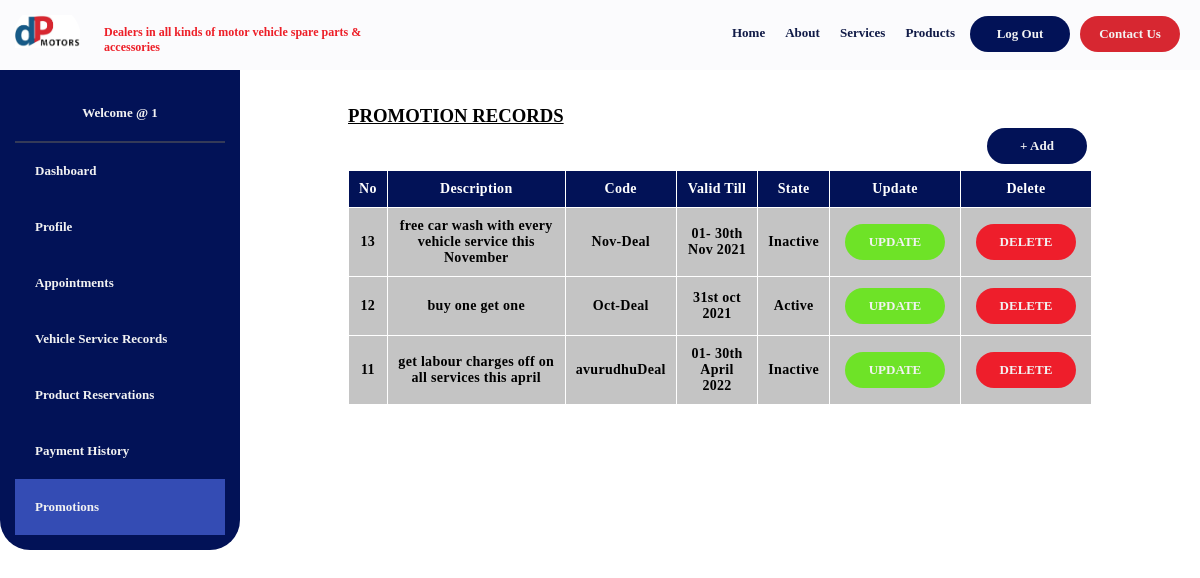
/UI/promotion/readPromotion.php (signed in), run on the app's committed database.
### tables this page shows
CREATE TABLE IF NOT EXISTS `promotions` (
  `promoNo` int(10) NOT NULL AUTO_INCREMENT,
  `descrip` varchar(255) NOT NULL,
  `code` varchar(255) NOT NULL,
  `validtill` text NOT NULL,
  `promoState` varchar(255) NOT NULL,
  PRIMARY KEY (`promoNo`)
);

### classes/DB.php (called while the page is built)
<?php
class DB
{
  private static $_server = "localhost";
  private static $_dbname = "2102db";
  private static $_username = "root";
  private static $_password = "";
  public static function connection()
  {
    $conn = null;
    if ($conn == null) {
      try {
        $conn = new PDO(
          'mysql:host=' . self::$_server . ';dbname=' . self::$_dbname,
          self::$_username,
          self::$_password
        );
        $conn->setAttribute(PDO::ATTR_ERRMODE, PDO::ERRMODE_EXCEPTION);
      } catch (PDOException $e) {
        echo 'PDO Error: ' . $e->getMessage();
      }
    }
    return $conn;
  }
}

### classes/promotions.php (called while the page is built, shortened)
<?php
class Promotions
{
  protected $_db;
  public function __construct(PDO $db = null)
  {
    $this->_db = $db;
  }
  public function getPromotions()
  {
    $promotions = [];
    $stmt = $this->_db->prepare('SELECT * FROM promotions');
    $stmt->execute();
    if ($stmt->rowCount() > 0) {
      $promotions = $stmt->fetchAll(PDO::FETCH_ASSOC);
    }
    return $promotions;
  }
}

### UI/promotion/readPromotion.php (the view, shortened to what this page needs)
<?php
if(isset($_SESSION['employeeid']))
{
    $employeeid =  $_SESSION['employeeid'];
}else{
    header("location: ../UI/Auth-UI/customerLogin.php?error=unscuccessful-attempt-managerDashboard");
}
?>
<?php
include "../../classes/DB.php";
include "../../classes/promotions.php";
$_promo = new Promotions(DB::connection());
$promo_list = $_promo->getPromotions();
?>
<!DOCTYPE HTML>
<html lang="en">
<head>
    <link rel="stylesheet" href="../../css/main.css">
</head>
<body>
<div class="row r1">
        <div class="col-13">
            <img src="../../images/logo.png" class="navLogo">
        </div>
        <div class="col-nav">
            <h4 class="navSlogan">Dealers in all kinds of motor vehicle spare parts & accessories</h4>
        </div>
        <div class="col-14 navbar">
            <a href="../Auth-UI/index.php#home">Home</a>
            <a href="../Auth-UI/index.php#about">About</a>
            <a href="../Auth-UI/index.php#services">Services</a>
            <a href="../customer gerneral/productsCatalogue.html">Products</a>
            <form action="../../includes/logout-inc.php">
                <button class="navButton"> Log Out </button>
            </form>
            <form action="../Auth-UI/index.php#contact">
                <button class="navButton contact"> Contact Us </button>
            </form>
        </div>
    </div>
    <div class="row r3">
        <div class="col-15 sideNav">
            <p> Welcome @ <?php echo  $employeeid ?></p> <hr>
            <a href="../dashboards/managerDash.php" > Dashboard </a>
                                    <a href="../profiles/managerViewProfile.php"> Profile </a>
                                    <a href="../appointments/readAppointments.php" > Appointments </a>
                                    <a href="../Cashier service records/managerViewServiceRecords.php"> Vehicle Service Records </a>
                                    <a href="../Cashier product reservation/managerViewProductResrvation.php"> Product Reservations </a>
                                    <a href="../Cashier View Bill History/ManagerViewAllBills.php"> Payment History </a>
                                    <a href="../promotion/readPromotion.php" class="active"> Promotions </a>
        </div>
        <div class="col-16 content">
            <div style="overflow-x:auto;">
                <div class="th-table-container1">
                    <h3><U>PROMOTION RECORDS</U></h3>
                <table class="th-user-table">
                    <thead>
                    <tr>
                      <th>No</th>
                      <th>Description</th>
                      <th>Code</th>
                      <th>Valid Till</th>
                      <th>State</th>
                      <th>Update</th>
                      <th>Delete</th>
                    </tr>
                    </thead>
                    <tbody>
                    <?php
                    foreach ($promo_list as $key => $value) {
                        ?>
                        <tr>
                            <td> <?php echo $value['promoNo'] ?> </td>
                            <td><?php echo $value['descrip'] ?> </td>
                            <td><?php echo $value['code'] ?> </td>
                            <td><?php echo $value['validtill'] ?> </td>
                            <td><?php echo $value['promoState'] ?> </td>
                            <td><button class="navButton" style=" background-color: #6EE327;" onclick="document.location='updatePromotion.php'">UPDATE</button></td>
                            <td><button class="navButton" style=" background-color: #EE1E2B;" onclick="document.location='deletePromotion.php'"></a>DELETE</button></td>
                        </tr>
                    <?php } ?>
                        <div class="th-add-new-button">
                            <button class="navButton" onclick="document.location='createPromotion.php'" ><b> + Add</b></a></button>
                        </div>
                      </tbody>
                  </table>
            </div>
</body>
</html>

### css/responsive.css (style rules this page uses)
* { margin:0; padding:0; font-family: 'Tahoma'; font-weight:bold; box-sizing:border-box; }
[class*="col-"] { float: left; padding: 15px; border: 0px solid red; }
.row::after { content: ""; clear: both; display: table; }
.col-13 { width: 7%; }
.col-14 { width: 68%; }
.col-15 { width: 20%; }
.col-16 { width: 80%; }
.col-nav { width: 25%; }
.navLogo { height: auto; width: 65px; z-index: -1; }
.navSlogan { padding-top: 10px; padding-left: 5px; color:#ED1F28; font-size: 12px; }
.r1 { background-color: #FBFBFD; }
.navbar { text-align: center; display: flex; justify-content: end; }
.navbar a { overflow: hidden; color: #111B47; padding: 10px 10px; text-decoration: none; font-size: 13px; }
button { border-radius:25px; }
.navButton { border: none; background-color:#021257; width: 100px; padding: 10px 10px; transition-duration:0.4s; cursor: pointer; margin: 1px 5px; text-align: center; text-decoration: none; color:#F2F2F2; font-size: 13px; font-weight: bold; }
.contact { background-color: #D72731; }
.sideNav { border-radius: 0px 0px 30px 30px; background-color: #021257; transition: 0.5s; overflow: hidden; }
.sideNav a, .sideNav p { padding: 20px; text-decoration: none; font-size:13px; color: #F2F2F2; display: block; }
.sideNav p { text-align: center; }
.sideNav a.active { background-color:#344CB4; }
.sideNav hr { border: 0.4px solid #343a58; }

### css/employee-supplier.css (style rules this page uses)
.th-table-container1 { padding:0 10%; margin:20px auto 0; font-family: sans-serif; }
.th-add-new-button { margin-bottom: 5px; float: right; }
.th-user-table { width:100%; border:0px; border-collapse: collapse; }
.th-user-table thead { background-color: #021257; color:#ffffff; }
.th-user-table thead tr th { padding:10px; letter-spacing: 0.30px; font-size: 14px; font-weight: bold; text-align: center; text-decoration: none; border:1px solid #ffffff; border-collapse: collapse; }
.th-user-table tbody tr td { padding:10px; letter-spacing: 0.30px; font-size: 14px; font-weight: bold; text-align: center; text-decoration: none; border:1px solid #ffffff; border-collapse: collapse; background-color: #c4c4c4; color:#000; }

### css/landingPage.css (style rules this page uses)
.active, .dot:hover { background-color: #717171; }

### data on the page
promotions: promoNo "13", descrip "free car wash with every vehicle service this November", code "Nov-Deal", validtill "01- 30th Nov 2021", promoState "Inactive"
promotions: promoNo "12", descrip "buy one get one", code "Oct-Deal", validtill "31st oct 2021", promoState "Active"
promotions: promoNo "11", descrip "get labour charges off on all services this april", code "avurudhuDeal", validtill "01- 30th April 2022", promoState "Inactive"

### other printed values
$employeeid "1"
